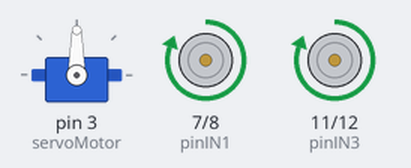
The sketch below on a simulated Arduino Uno, built with avr-gcc and run on an emulated ATmega328P. Parts: servo, motor-driver pin pairs drawn as motors (green arrow = first pin HIGH = forward, orange = second pin HIGH = backward, longer = more drive, scaled by the enable pin).

Above: at 1.0 s.
At 5.0 s:
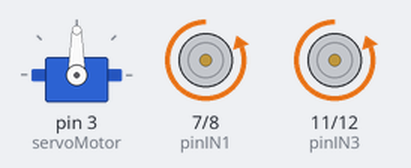
At 7.0 s:
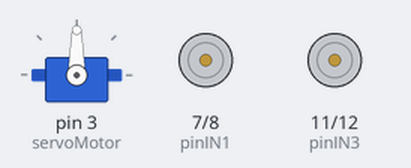
Timing chart, 0 to 10.4 s (numbered marks = the images above):
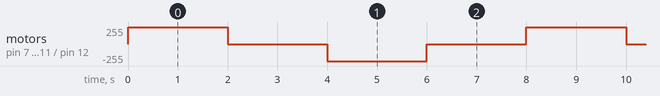

Measured:
- by itself, motor on pin 7 (pinIN1) / pin 8 (pinIN2), motor on pin 11 (pinIN3) / pin 12 (pinIN4): repeats every 8.0 s: stopped 2.0 s, backward 255/255 2.0 s, stopped 2.0 s, forward 255/255 2.0 s

The sketch:

prueba.ino
```cpp
#include <Servo.h>

Servo servoMotor;

// Definición de pines para los motores
const int pinENA = 6;
const int pinIN1 = 7;
const int pinIN2 = 8;

const int pinENB = 13;
const int pinIN3 = 11;
const int pinIN4 = 12;

// Definición de pines para el sensor ultrasónico
const int Trigger = 9;
const int Echo = 10;

int speed = 255; // Velocidad máxima para los motores

void setup() {
  Serial.begin(9600);

  // Configuración de los pines de los motores como salida
  pinMode(pinIN1, OUTPUT);
  pinMode(pinIN2, OUTPUT);
  pinMode(pinENA, OUTPUT);

  pinMode(pinIN3, OUTPUT);
  pinMode(pinIN4, OUTPUT);
  pinMode(pinENB, OUTPUT);

  // Configuración del servo motor
  servoMotor.attach(3);

  // Configuración de los pines del sensor ultrasónico
  pinMode(Trigger, OUTPUT);
  pinMode(Echo, INPUT);
  digitalWrite(Trigger, LOW);
}

// Funciones para girar el servo
void girarServo(int angle) {
  servoMotor.write(angle);
  delay(500); // Esperar a que el servo se mueva
}

// Función para medir la distancia con el sensor ultrasónico
long medirDistancia() {
  long t, d;

  // Aseguramos que el Trigger esté en LOW antes de enviar el pulso
  digitalWrite(Trigger, LOW);
  delayMicroseconds(2);

  // Enviamos un pulso de 10 microsegundos en el Trigger
  digitalWrite(Trigger, HIGH);
  delayMicroseconds(10);
  digitalWrite(Trigger, LOW);

  // Medimos el tiempo del pulso de retorno en el pin Echo
  t = pulseIn(Echo, HIGH);

  // Convertimos el tiempo en distancia (en centímetros)
  d = t / 58;

  return d;
}

// Funciones para controlar el motor A
void avanzarA() {
  digitalWrite(pinIN1, HIGH);
  digitalWrite(pinIN2, LOW);
  analogWrite(pinENA, speed);
}

void retrocederA() {
  digitalWrite(pinIN1, LOW);
  digitalWrite(pinIN2, HIGH);
  analogWrite(pinENA, speed);
}

void detenerA() {
  digitalWrite(pinIN1, LOW);
  digitalWrite(pinIN2, LOW);
  analogWrite(pinENA, 0);
}

// Funciones para controlar el motor B
void avanzarB() {
  digitalWrite(pinIN3, HIGH);
  digitalWrite(pinIN4, LOW);
  analogWrite(pinENB, speed);
}

void retrocederB() {
  digitalWrite(pinIN3, LOW);
  digitalWrite(pinIN4, HIGH);
  analogWrite(pinENB, speed);
}

void detenerB() {
  digitalWrite(pinIN3, LOW);
  digitalWrite(pinIN4, LOW);
  analogWrite(pinENB, 0);
}

// Función principal de bucle
void loop() {
  avanzarA();     // Avanzar motor A
  avanzarB();     // Avanzar motor B
  delay(2000);    // Esperar 2 segundos

  detenerA();     // Detener motor A
  detenerB();     // Detener motor B
  delay(2000);    // Esperar 2 segundos

  retrocederA();  // Retroceder motor A
  retrocederB();  // Retroceder motor B
  delay(2000);    // Esperar 2 segundos

  detenerA();     // Detener motor A
  detenerB();     // Detener motor B
  delay(2000);    // Esperar 2 segundos
}
```
